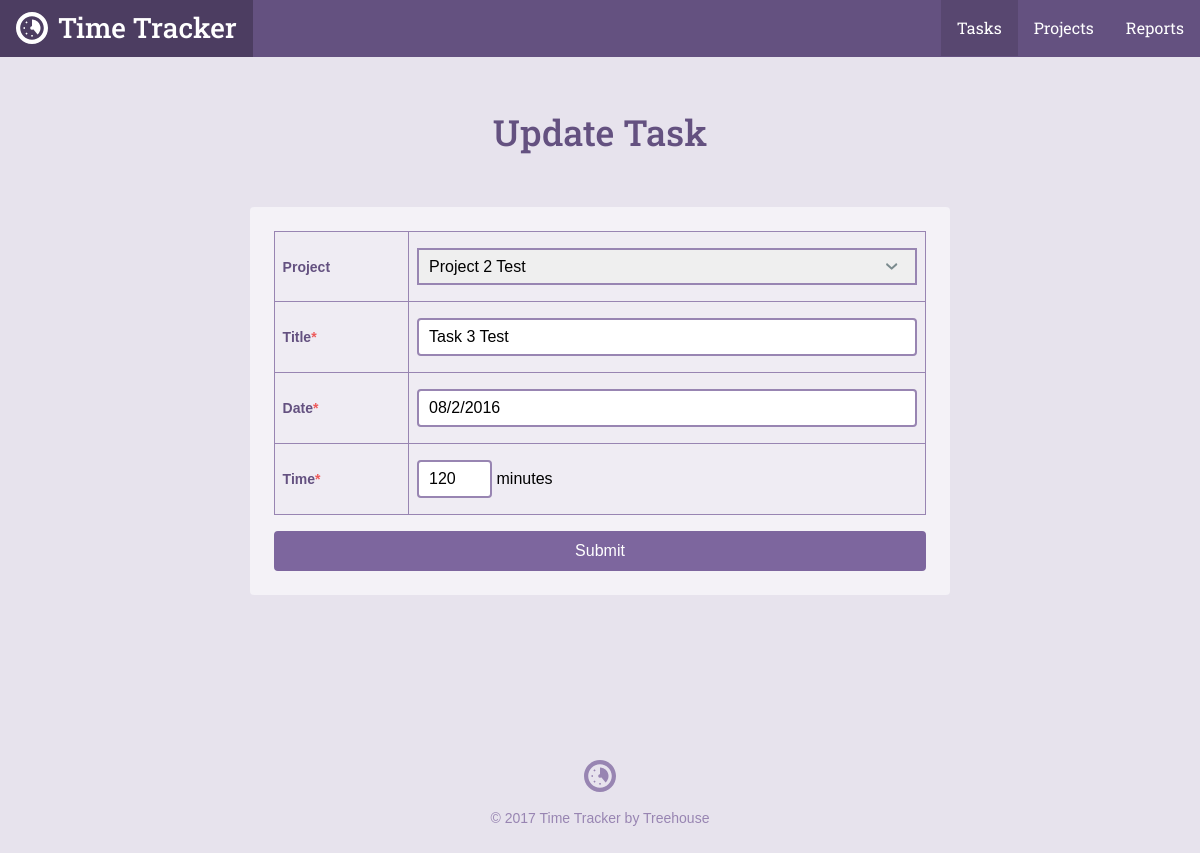
/task.php?id=3, run on the app's committed database.
### tables this page shows
CREATE TABLE `tasks` (
	`task_id`	INTEGER PRIMARY KEY AUTOINCREMENT,
	`project_id`	INTEGER,
	`title`	TEXT,
	`date`	INTEGER NOT NULL,
	`time`	TEXT NOT NULL
);

CREATE TABLE `projects` (
	`project_id`	INTEGER PRIMARY KEY AUTOINCREMENT,
	`title`	TEXT NOT NULL,
	`category`	TEXT NOT NULL
);

### inc/functions.php (called while the page is built, shortened)
<?php
function get_project_list(){
	include 'connection.php';
	try{
		return $db->query("
			SELECT project_id,title,category
			FROM projects");
	}catch(Exception $e){
		echo "Error: " . $e->getMessage() . "</br>";
		return array();
	}
}
function get_task($task_id){
	include 'connection.php';
	$sql = 'SELECT task_id,title,date,time,project_id FROM tasks WHERE task_id = ?';
	try{
		$results = $db->prepare($sql);
		$results->bindValue(1,$task_id,PDO::PARAM_INT);
		$results->execute();
	}catch(Exception $e){
		echo "Error: ". $e->getMessage() . "<br />";
		return false;
	}
	return $results->fetch();
}

### task.php (the view, shortened to what this page needs)
<?php
require 'inc/functions.php';
$project_id = $title = $date = $time = '';
if(isset($_GET['id'])){
    list($task_id,$title,$date,$time,$project_id) = get_task(filter_input(INPUT_GET,'id',FILTER_SANITIZE_STRING));
}
include 'inc/header.php';
?>
<div class="section page">
    <div class="col-container page-container">
        <div class="col col-70-md col-60-lg col-center">
            <h1 class="actions-header">
            <?php
            if(!empty($task_id)){
                echo 'Update';
            }else{
                echo 'Add';
            }
            ?> Task</h1>
            <form class="form-container form-add" method="post" action="task.php">
                <table>
                    <tr>
                        <th>
                            <label for="project_id">Project</label>
                        </th>
                        <td>
                            <select name="project_id" id="project_id">
                                <?php
                                    foreach(get_project_list() as $item){
                                        echo "<option value='" . $item['project_id'] . "'";
                                        if($project_id == $item['project_id']){
                                            echo 'selected';
                                        }
                                        echo ">" . $item['title'] . "</option>";
                                    }
                                ?>
                            </select>
                        </td>
                    </tr>
                    <tr>
                        <th><label for="title">Title<span class="required">*</span></label></th>
                        <td><input type="text" id="title" name="title" value="<?php echo htmlspecialchars($title); ?>" /></td>
                    </tr>
                    <tr>
                        <th><label for="date">Date<span class="required">*</span></label></th>
                        <td><input type="text" id="date" name="date" value="<?php echo htmlspecialchars($date); ?>" placeholder="mm/dd/yyyy" /></td>
                    </tr>
                    <tr>
                        <th><label for="time">Time<span class="required">*</span></label></th>
                        <td><input type="text" id="time" name="time" value="<?php echo htmlspecialchars($time); ?>" /> minutes</td>
                    </tr>
                </table>
                <input class="button button--primary button--topic-php" type="submit" value="Submit" />
            </form>
        </div>
    </div>
</div>
<?php include "inc/footer.php"; ?>

### css/style.css (style rules this page uses)
*,:after,:before { box-sizing:border-box }
html { font-family:sans-serif;-ms-text-size-adjust:100%;-webkit-text-size-adjust:100% }
body { margin:0 }
h1 { font-size:2em;margin:.67em 0 }
button,input,optgroup,select,textarea { color:inherit;font:inherit;margin:0 }
select { text-transform:none }
input[type="reset"],input[type="submit"] { -webkit-appearance:button;cursor:pointer }
input { line-height:normal }
table { border-collapse:collapse;border-spacing:0 }
td,th { padding:0 }
html { font-size:100%;line-height:1.5;-webkit-tap-highlight-color:transparent }
body { font-size:1rem;font-family:"Gotham Rounded A","Gotham Rounded B","Helvetica",Helvetica,Arial,sans-serif;font-style:normal;font-weight:400 }
.button { -webkit-appearance:none;-moz-appearance:none;-ms-appearance:none;-o-appearance:none;appearance:none;-webkit-user-select:none;-moz-user-select:none;-ms-user-select:none;user-select:none;background-color:transparent;border-radius:4px;border:solid 2px #5fcf80;color:#5fcf80;cursor:pointer;display:inline-block;font-family:"Gotham Rounded A","Gotham Rounded B","Helvetica",Helvetica,Arial,sans-serif;font-size:1rem;font-weight:500;height:40px;line-height:36px;padding:0 15px;position:relative;margin:0 10px 0 0;text-align:center;text-decoration:none;transition:color .3s ease,background-color .3s ease,border-color .3s ease,width .3s ease,opacity .3s ease;vertical-align:baseline;white-space:nowrap;overflow:hidden;text-overflow:ellipsis }
.button:last-child { margin-right:0 }
.button--primary { background-color:#5fcf80;border-color:#5fcf80;color:#fff }
.button--topic-php { border-color:#7D669E !important;color:#7D669E !important }
.button--topic-php.button--primary { background-color:#7D669E !important;border-color:#7D669E !important;color:#fff !important }
.col { float:left;width:100% }
.col-container:before,.col-container:after { content:" ";display:table }
.col-container:after { clear:both }
.col-center { float:none;margin:0 auto }
@media screen and (min-width: 680px) { .col-70-md { width:70% !important } }
@media screen and (min-width: 960px) { .col-60-lg { width:60% !important } }
h1,h2,h3,h4,h5,h6 { color:#40484a;display:block;font-weight:500;margin:0;text-rendering:optimizeLegibility }
h1 { font-size:2.25rem }
body { background-color:#e7e3ed }
h1,h2,h3,h4,h5,h6 { color:#645180;font-family:"Roboto Slab", Helvetica, Arial, sans-serif }
.button { background:#7D669E;border-color:#7D669E;color:#fff }
.col-container { margin:0 auto;max-width:1200px }
.actions-header { margin-bottom:1.5rem }
.page-container { text-align:center }
@media screen { .page-container { padding:1.5rem 1rem 0 1rem } }
@media screen and (min-width: 680px) { .page-container { padding-top:3rem } }
.form-container { background-color:#f4f2f7;border-radius:4px }
@media screen { .form-container { padding:.5rem 1.5rem;margin-top:.5rem;margin-bottom:1.5rem } }
@media screen and (min-width: 680px) { .form-container { padding:.5rem 1.5rem;margin-top:3rem;margin-bottom:0 } }
.form-add { padding:1.5rem }
.form-add .button { margin-top:1rem }
table { width:100%;text-align:left;background-color:#f4f2f7 }
@media screen { table { margin-bottom:1.5rem } }
@media screen and (min-width: 680px) { table { margin-bottom:0 } }
th,td { padding:.5rem;background-color:#efecf3;border:solid 1px #9885b2 !important }
td { padding:1rem .5rem }
th { font-size:.875rem }
input { border-radius:4px;box-shadow:none;border:solid 2px #9885b2;padding:8px 10px;width:100% }
label { font-size:14px;font-weight:bold;color:#645180 }
span.required { color:#ed5a5a }
select { -webkit-appearance:none;-moz-appearance:none;width:100%;padding:8px 10px;border:solid 2px #9885b2;background-size:.9rem;background-repeat:no-repeat;background-position:calc(100% - 1rem) center }
#time { width:75px; }

### data on the page
tasks: project_id "Project 2 Test", title "Task 3 Test", date "08/2/2016", time "120"
